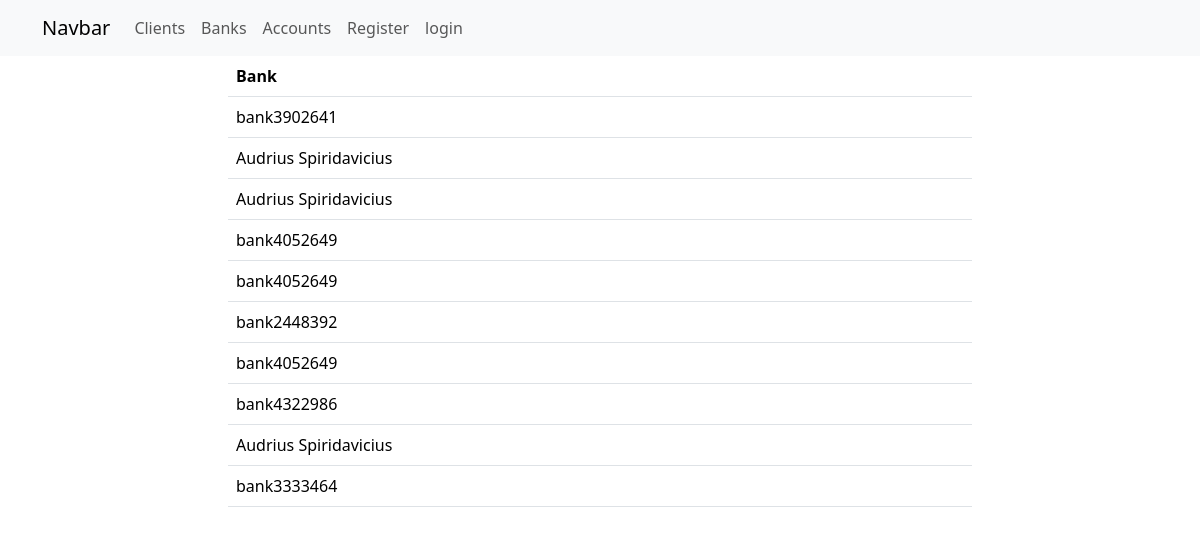
Before: /accounts with the older database file.
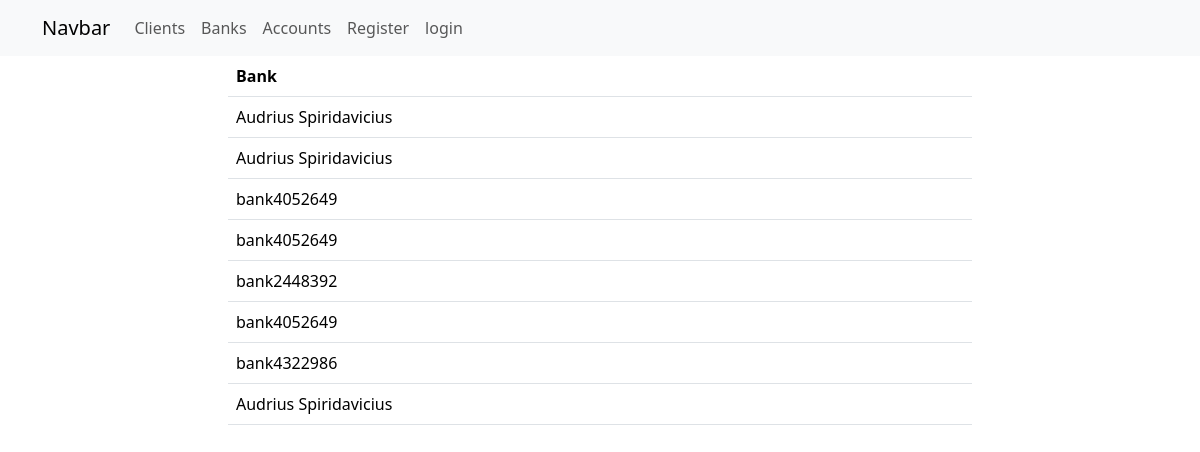
After: the same page with the newer database file.
### database/model/bankaccount.py (models this page shows)
class BankAccount(db.Model):
    __tablename__ = 'bankaccount'
    id = db.Column(db.Integer, primary_key=True)
    account_number = db.Column('accountnumber', db.String(50), unique=True)
    person_id = db.Column(db.Integer, db.ForeignKey('person.id'))
    bank_id = db.Column(db.Integer, db.ForeignKey('bank.id'))
    bank = db.relationship('Bank', back_populates='accounts')
    person = db.relationship('Person', back_populates='accounts')

### database/model/bank.py (models this page shows, shortened)
class Bank(db.Model):
    __tablename__ = 'bank'
    id = db.Column(db.Integer, primary_key=True)
    name = db.Column(db.String(100), unique=True)
    address = db.Column(db.String(300))
    bank_code = db.Column('bankcode', db.String(20))
    swift_code = db.Column('swiftcode', db.String(20))
    accounts = db.relationship('BankAccount', back_populates='bank')

### app.py (the view)
@app.route("/accounts")
def accounts():
    all_accounts = db.session.query(BankAccount)\
        .options(orm.joinedload(BankAccount.bank),
                 orm.joinedload(BankAccount.person)).all()
    return render_template('accounts.html', accounts=all_accounts)

### templates/accounts.html (shortened to what this page needs)
{%extends 'structure.html'%} {%block maincontent%}  {%if accounts|length %}
<table class="table">
  <tr>
    <th>Bank</th>
  </tr>
  {%for account in accounts%}
  <tr>
    <td>{{account.bank.name}}</td>
  </tr>
  {%endfor%}
</table>
{%endif%}  {%endblock%}

Changed rows visible on the page:
removed BankAccount: bank.name "bank3902641"
removed BankAccount: bank.name "bank3333464"
